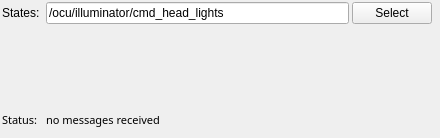
<?xml version="1.0" encoding="UTF-8"?>
<ui version="4.0">
 <class>IlluminatorConfig</class>
 <widget class="QWidget" name="IlluminatorConfig">
  <property name="geometry">
   <rect>
    <x>0</x>
    <y>0</y>
    <width>440</width>
    <height>138</height>
   </rect>
  </property>
  <property name="acceptDrops">
   <bool>false</bool>
  </property>
  <property name="windowTitle">
   <string>Form</string>
  </property>
  <property name="styleSheet">
   <string notr="true"/>
  </property>
  <layout class="QGridLayout" name="gridLayout">
   <property name="leftMargin">
    <number>2</number>
   </property>
   <property name="topMargin">
    <number>2</number>
   </property>
   <property name="rightMargin">
    <number>2</number>
   </property>
   <property name="bottomMargin">
    <number>2</number>
   </property>
   <property name="verticalSpacing">
    <number>4</number>
   </property>
   <item row="3" column="0">
    <widget class="QLabel" name="label_3">
     <property name="text">
      <string>States:</string>
     </property>
    </widget>
   </item>
   <item row="6" column="0">
    <widget class="QLabel" name="label_2">
     <property name="font">
      <font>
       <family>Sans Serif</family>
       <pointsize>8</pointsize>
      </font>
     </property>
     <property name="text">
      <string>Status:</string>
     </property>
    </widget>
   </item>
   <item row="7" column="1">
    <spacer name="verticalSpacer">
     <property name="orientation">
      <enum>Qt::Vertical</enum>
     </property>
     <property name="sizeHint" stdset="0">
      <size>
       <width>1</width>
       <height>1</height>
      </size>
     </property>
    </spacer>
   </item>
   <item row="6" column="1" colspan="2">
    <widget class="QLabel" name="status">
     <property name="font">
      <font>
       <family>Sans Serif</family>
       <pointsize>8</pointsize>
      </font>
     </property>
     <property name="styleSheet">
      <string notr="true"/>
     </property>
     <property name="text">
      <string>no messages received</string>
     </property>
     <property name="wordWrap">
      <bool>true</bool>
     </property>
    </widget>
   </item>
   <item row="5" column="1">
    <widget class="QFrame" name="buttonsFrame">
     <property name="minimumSize">
      <size>
       <width>0</width>
       <height>80</height>
      </size>
     </property>
     <property name="frameShape">
      <enum>QFrame::NoFrame</enum>
     </property>
     <property name="frameShadow">
      <enum>QFrame::Plain</enum>
     </property>
     <layout class="QVBoxLayout" name="verticalLayout">
      <property name="spacing">
       <number>3</number>
      </property>
      <property name="leftMargin">
       <number>0</number>
      </property>
      <property name="topMargin">
       <number>0</number>
      </property>
      <property name="rightMargin">
       <number>0</number>
      </property>
      <property name="bottomMargin">
       <number>0</number>
      </property>
     </layout>
    </widget>
   </item>
   <item row="3" column="1">
    <widget class="QFrame" name="framens">
     <property name="frameShape">
      <enum>QFrame::NoFrame</enum>
     </property>
     <property name="frameShadow">
      <enum>QFrame::Plain</enum>
     </property>
     <layout class="QHBoxLayout" name="horizontalLayout_2">
      <property name="spacing">
       <number>3</number>
      </property>
      <property name="leftMargin">
       <number>0</number>
      </property>
      <property name="topMargin">
       <number>0</number>
      </property>
      <property name="rightMargin">
       <number>0</number>
      </property>
      <property name="bottomMargin">
       <number>0</number>
      </property>
      <item>
       <widget class="QLineEdit" name="edit_states">
        <property name="text">
         <string>/ocu/illuminator/cmd_head_lights</string>
        </property>
       </widget>
      </item>
      <item>
       <widget class="QPushButton" name="select_states">
        <property name="acceptDrops">
         <bool>false</bool>
        </property>
        <property name="text">
         <string>Select</string>
        </property>
       </widget>
      </item>
     </layout>
    </widget>
   </item>
  </layout>
 </widget>
 <resources/>
 <connections/>
 <slots>
  <slot>SelectColor()</slot>
  <slot>SelectTopic()</slot>
  <slot>TopicEdited()</slot>
  <slot>PositionToleranceChanged(double)</slot>
  <slot>AngleToleranceChanged(double)</slot>
 </slots>
</ui>
